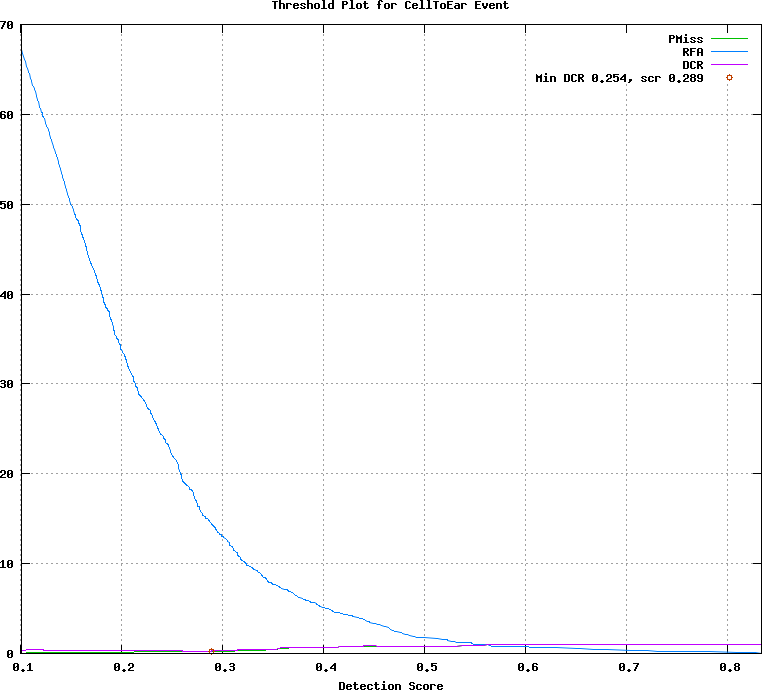

Here is the gnuplot script that generated this plot:
## GNUPLOT command file
set terminal postscript color
set style data lines
set title 'Threshold Plot for CellToEar Event'
set xlabel 'Detection Score'
set grid
set size ratio 0.85
plot [0.101000:0.834000]  \
  'test.det.CellToEar_Event.dat.1' using 1:4 title 'PMiss' with lines lt 2, \
  'test.det.CellToEar_Event.dat.1' using 1:5 title 'RFA' with lines lt 3, \
  'test.det.CellToEar_Event.dat.1' using 1:6 title 'DCR' with lines lt 4, \
  'test.det.CellToEar_Event.dat.2' using 1:2 title 'Min DCR 0.254, scr 0.289' with points lt 6
